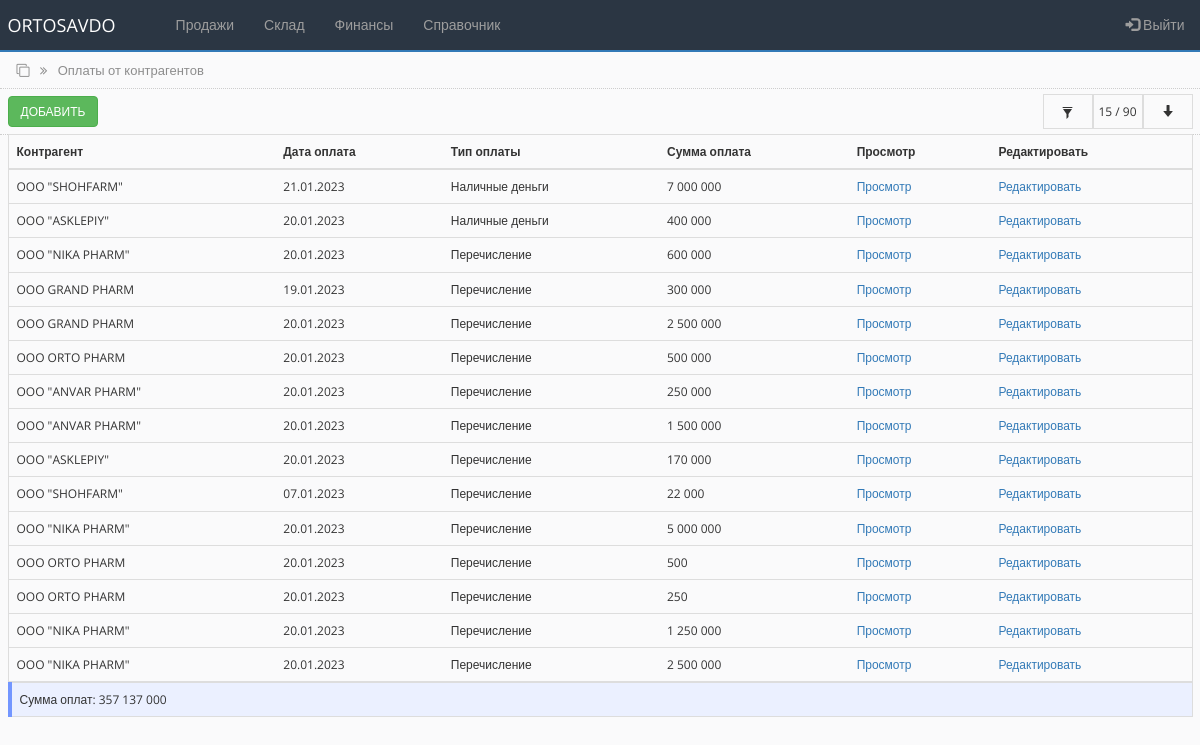
/prepayment_list.php (signed in), run on an earlier commit of the app's database.
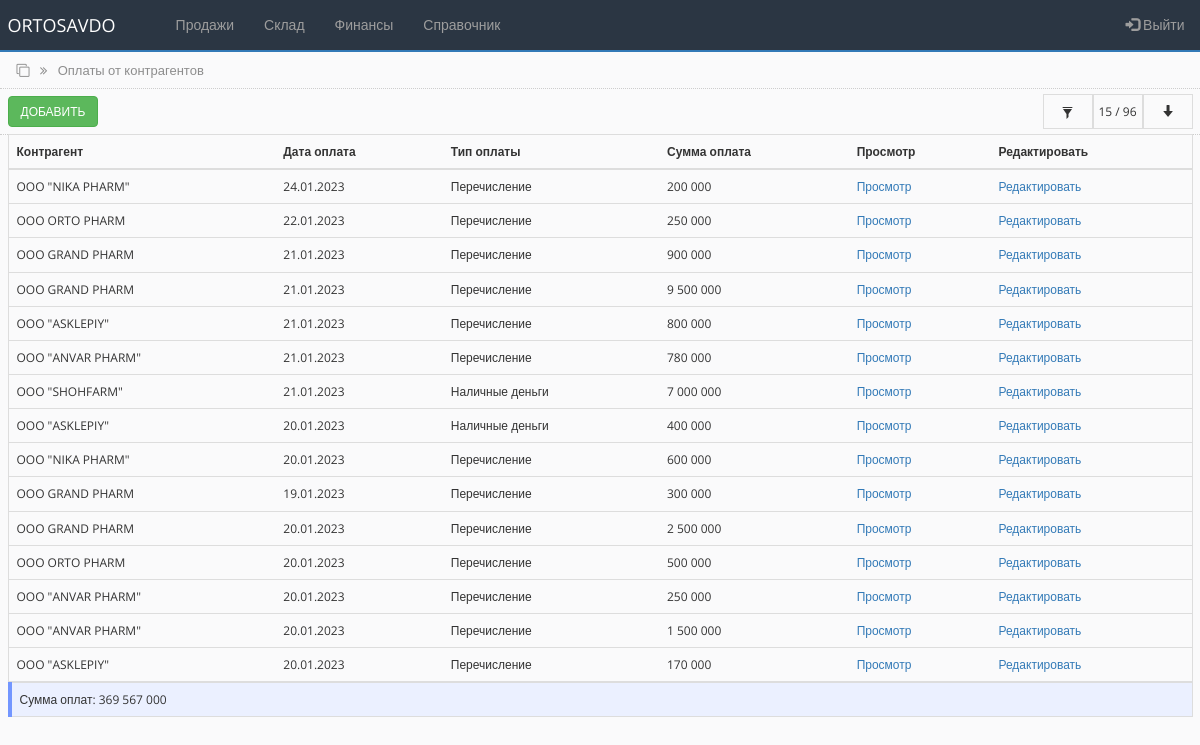
And on a later commit of the database.
### tables this page shows
CREATE TABLE `debts` (
  `id` int(50) NOT NULL,
  `id_counterpartie` int(11) NOT NULL,
  `order_id` int(50) DEFAULT NULL,
  `debt` int(100) NOT NULL DEFAULT '0',
  `main_prepayment` int(11) NOT NULL DEFAULT '0',
  `prepayment` int(250) NOT NULL DEFAULT '0',
  `payment_type` varchar(50) NOT NULL DEFAULT 'Перечисление',
  `order_date` timestamp NOT NULL DEFAULT CURRENT_TIMESTAMP ON UPDATE CURRENT_TIMESTAMP,
  `status` int(50) DEFAULT '0'
);

CREATE TABLE `counterparties_tbl` (
  `id` int(255) NOT NULL,
  `name` varchar(250) NOT NULL,
  `alternative_name` varchar(250) NOT NULL,
  `inn` varchar(255) NOT NULL,
  `nds` varchar(255) NOT NULL,
  `raschetny_schet` varchar(255) NOT NULL,
  `mfo` varchar(100) NOT NULL,
  `address` varchar(250) NOT NULL,
  `contact` varchar(250) NOT NULL,
  `director` varchar(250) NOT NULL,
  `accountant` varchar(250) NOT NULL
);

### bot_lib.php (called while the page is built, shortened)
<?php
function get_contractor($connect, $contractor_id){
	$query = "SELECT * FROM counterparties_tbl WHERE id='$contractor_id'";
	$result = mysqli_query($connect, $query);
	$contractor = mysqli_fetch_assoc($result);
	return $contractor;
}
?>

### prepayment_list.php (the view, shortened to what this page needs)
<?php
include('settings.php');
include('bot_lib.php');
$query = "SELECT * FROM debts WHERE main_prepayment!='0' ORDER BY id DESC";
$limit = 15;
if (isset($_POST['id_contractor']) AND isset($_POST['from_date']) AND isset($_POST['to_date'])) {
   $id_cont = $_POST['id_contractor'];
   $fr_date = $_POST['from_date'];
   $to_date = $_POST['to_date'];
   $bg_sts = '#ebf0ff';
   $display_sts = 'none';
   $display_sts_filer_on = 'true';
    $query = "SELECT * FROM debts WHERE id_counterpartie = '$id_cont' AND main_prepayment!='0' AND order_date >= '$fr_date' AND order_date <= '$to_date' ORDER BY id DESC";
    $all_debt_query = "SELECT sum(main_prepayment) as all_debt, count(id) as allcount FROM debts WHERE id_counterpartie = '$id_cont' AND main_prepayment!='0' AND order_date >= '$fr_date' AND order_date <= '$to_date' ORDER BY id DESC";
}
else {
    $query = "SELECT * FROM debts WHERE main_prepayment!='0' ORDER BY id desc LIMIT 0,".$limit;
    $all_debt_query = "SELECT sum(main_prepayment) as all_debt, count(id) as allcount FROM debts WHERE main_prepayment!='0'";
}
$all_debt_result = mysqli_query ($connect, $all_debt_query);
$all_debt_fetch = mysqli_fetch_array($all_debt_result);
$all_debt = $all_debt_fetch['all_debt'];
$all_count = $all_debt_fetch['allcount'];
$rs_result = mysqli_query ($connect, $query);
?>
<!DOCTYPE html>
<html lang="ru">
<head>
    <link rel="stylesheet" href="https://maxcdn.bootstrapcdn.com/bootstrap/3.4.1/css/bootstrap.min.css">
    <link rel="stylesheet" href="https://cdnjs.cloudflare.com/ajax/libs/font-awesome/4.7.0/css/font-awesome.min.css">
    <link rel="stylesheet" href="css/bootstrap-grid.min.css">
    <link rel="stylesheet" href="https://cdnjs.cloudflare.com/ajax/libs/selectize.js/0.15.2/css/selectize.default.min.css" />
    <link rel="stylesheet" href="css/style.css">
</head>
<body>
<?php include 'partSite/nav.php'; ?>
<div class="page_name">
    <div class="container-fluid">
        <i class="fa fa-clone" aria-hidden="true"></i>
        <i class="fa fa-angle-double-right right_cus"></i>
        <span class="right_cus">Оплаты от контрагентов</span>
    </div>
</div>
<div class="toolbar">
        <div class="container-fluid">
            <div class="toolbar_wrapper">
                <div class="toolbar_wrapper">
                    <div><a href="prepayment_add.php"> <button type="button" class="btn btn-success">Добавить</button> </a></div>
                    <div class="filter-container">
                        <div style="background-color:<?php echo $bg_sts;?>" class="filter-container-item first" data-toggle="modal" data-target="#filter">
                        <span class="glyphicon glyphicon-filter"></span>
                        </div>
                        <div style="display:<?php echo $display_sts;?>" class="filter-container-item">
                            <span><span id="row_c"><?php echo $limit; ?></span> / <?php echo $all_count; ?></span>
                        </div>
                        <div style="display:<?php echo $display_sts;?>" class="filter-container-item">
                            <div class="loadmore">
                                <button class="btn btn-outline-info" type="button" id="loadBtn" value="+10"><span class="glyphicon glyphicon-arrow-down"></span></button>
                            </div>
                        </div>
                    </div>
            </div>
        </div>
</div>
<div class="all_table" style="margin-top:5px;">
    <div class="container-fluid">
        <table class="table table-hover">
        <thead>
            <tr>
            <th scope="col">Контрагент</th>
            <th scope="col">Дата оплата</th>
            <th scope="col">Тип оплаты</th>
            <th scope="col">Сумма оплата</th>
            <th scope="col">Просмотр</th>
            <th scope="col">Редактировать</th>
            </tr>
        </thead>
        <tbody class="postList">
        <?php
            while ($row = mysqli_fetch_array($rs_result)) {
        ?>
            <tr>
            <td><?php $user = get_contractor($connect, $row["id_counterpartie"]); echo $user["name"];?></td>
            <td><?php echo $date = date("d.m.Y", strtotime($row["order_date"])); ?></td>
            <td><?php echo $row['payment_type']; ?></td>
            <td><?php echo number_format($row['main_prepayment'], 0, ',', ' '); ?></td>
            <td><a href="#">Просмотр</a></td>
            <td><a href="#">Редактировать</a></td>
            </tr>
        <?php
            };
        ?>
        </tbody>
        </table>
        <table class="table" style="background-color:#ebf0ff; border-left: 4px solid #7396ff;">
            <tr>
                <td style="text-align:left;">Сумма оплат: <?php echo number_format($all_debt, 0, ',', ' '); ?></td>
            </tr>
        </table>
    </div>
</div>
</body>
</html>

What changed in the data, as far as the page shows it:
no longer on this page (row unchanged): debts: counterparties_tbl.name "OOO \"SHOHFARM\"", order_date "07.01.2023", payment_type "Перечисление", main_prepayment "22 000"
no longer on this page (row unchanged): debts: counterparties_tbl.name "OOO \"NIKA PHARM\"", order_date "20.01.2023", payment_type "Перечисление", main_prepayment "5 000 000"
no longer on this page (row unchanged): debts: counterparties_tbl.name "OOO ORTO PHARM", order_date "20.01.2023", payment_type "Перечисление", main_prepayment "500"
no longer on this page (row unchanged): debts: counterparties_tbl.name "OOO ORTO PHARM", order_date "20.01.2023", payment_type "Перечисление", main_prepayment "250"
no longer on this page (row unchanged): debts: counterparties_tbl.name "OOO \"NIKA PHARM\"", order_date "20.01.2023", payment_type "Перечисление", main_prepayment "1 250 000"
no longer on this page (row unchanged): debts: counterparties_tbl.name "OOO \"NIKA PHARM\"", order_date "20.01.2023", payment_type "Перечисление", main_prepayment "2 500 000"
added debts: counterparties_tbl.name "OOO \"NIKA PHARM\"", order_date "24.01.2023", payment_type "Перечисление", main_prepayment "200 000"
added debts: counterparties_tbl.name "OOO ORTO PHARM", order_date "22.01.2023", payment_type "Перечисление", main_prepayment "250 000"
added debts: counterparties_tbl.name "OOO GRAND PHARM", order_date "21.01.2023", payment_type "Перечисление", main_prepayment "900 000"
added debts: counterparties_tbl.name "OOO GRAND PHARM", order_date "21.01.2023", payment_type "Перечисление", main_prepayment "9 500 000"
added debts: counterparties_tbl.name "OOO \"ASKLEPIY\"", order_date "21.01.2023", payment_type "Перечисление", main_prepayment "800 000"
added debts: counterparties_tbl.name "OOO \"ANVAR PHARM\"", order_date "21.01.2023", payment_type "Перечисление", main_prepayment "780 000"
Also different on the page:
$all_count: "90" → "96"
$all_debt: "357 137 000" → "369 567 000"
